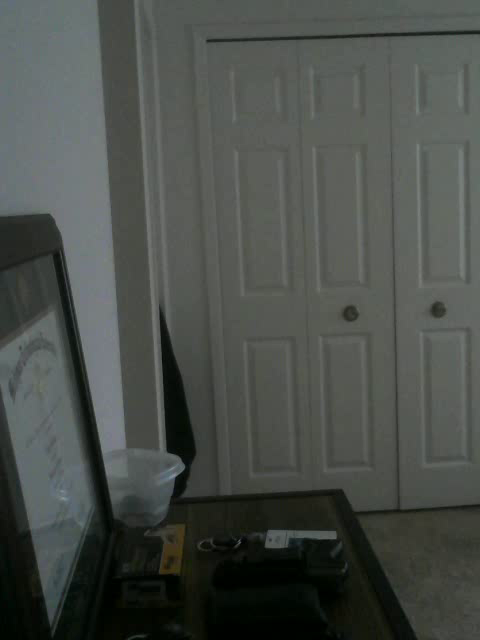
#> input picture frame 12 of output.avi, 480 x 640 px, given in place of the camera
$ python piycamera.py 5   (older library calls are emulated)
#> lines starting #> are read from the running program, lines starting #| are printed output that depends on the picture
### util/cv.py
import os
import cv2
import imutils
import datetime

def start_camera(id):

#> called with id = 0
    frsize = 500
    initial_frame = None

    cv2.namedWindow("Camera")
    vcap = cv2.VideoCapture( (id-1) )

    fourcc = cv2.VideoWriter_fourcc(*'XVID')
    vwrite = cv2.VideoWriter('output.avi',fourcc, 20.0, (480, 640))

    while vcap.isOpened():
        frame = vcap.read()[1]
#> frame is the input picture: shape (640, 480, 3); mean B, G, R 73.5, 77.8, 73.6
        if frame is None:
            break
        text = "Unoccupied"

        frame = cv2.transpose(frame, -90)
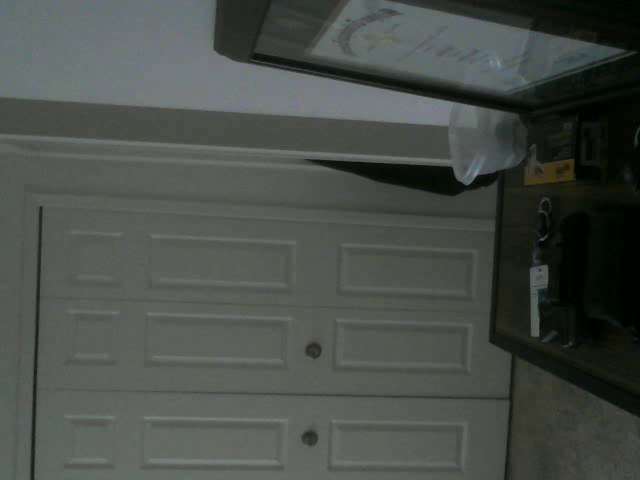
#> frame: shape (480, 640, 3); mean B, G, R 73.5, 77.8, 73.6
        frame = cv2.flip(frame,-1)
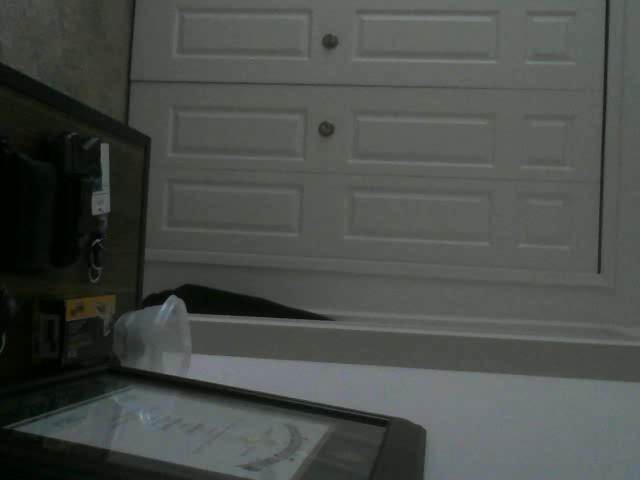
#> frame: shape (480, 640, 3); mean B, G, R 73.5, 77.8, 73.6
        frame = cv2.flip(frame,1)
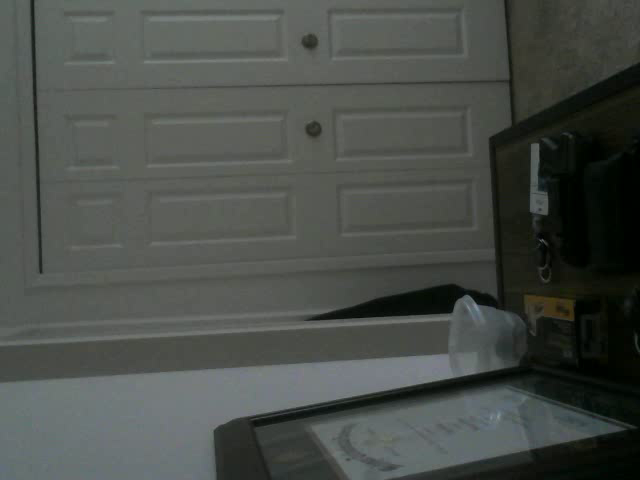
#> frame: shape (480, 640, 3); mean B, G, R 73.5, 77.8, 73.6
        vwrite.write(frame)

        gray = cv2.cvtColor(frame, cv2.COLOR_BGR2GRAY)
        gray = cv2.GaussianBlur(gray, (21, 21), 0)
        if initial_frame is None:
            initial_frame = gray
            continue

        frame_delta = cv2.absdiff(initial_frame, gray)
        thresh = cv2.threshold(frame_delta, 25, 255, cv2.THRESH_BINARY)[1]
        thresh = cv2.dilate(thresh, None, iterations=2)
        cnts = cv2.findContours(thresh.copy(), cv2.RETR_EXTERNAL, cv2.CHAIN_APPROX_SIMPLE)
        cnts = cnts[0] if imutils.is_cv2() else cnts[1]
        for c in cnts:
            if cv2.contourArea(c) < frsize:
                continue
            (x, y, w, h) = cv2.boundingRect(c)
            cv2.rectangle(frame, (x, y), (x + w, y + h), (0, 255, 0), 2)
            text = "Occupied"

        cv2.putText(frame, "Room Status: {}".format(text), (10, 20),
		    cv2.FONT_HERSHEY_SIMPLEX, 0.5, (0, 0, 255), 2)

        cv2.putText(frame, datetime.datetime.now().strftime("%A %d %B %Y %I:%M:%S%p"),
		    (10, frame.shape[0] - 10), cv2.FONT_HERSHEY_SIMPLEX, 0.35, (0, 0, 255), 1)


        cv2.imshow("Camera", frame)
        key = cv2.waitKey(20)
        if key == 27: # exit on ESC
            break

#> (the run stopped early here; a loop or call above may not have finished)
